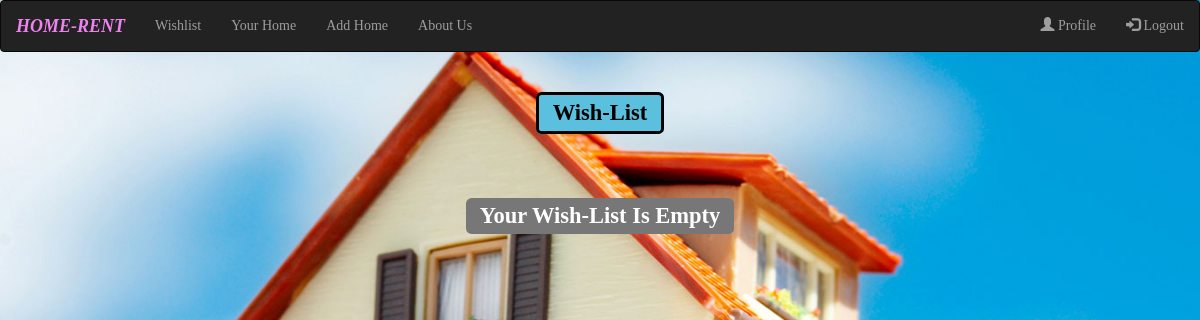
Before: /wishlist/ (signed in) with the older database file.
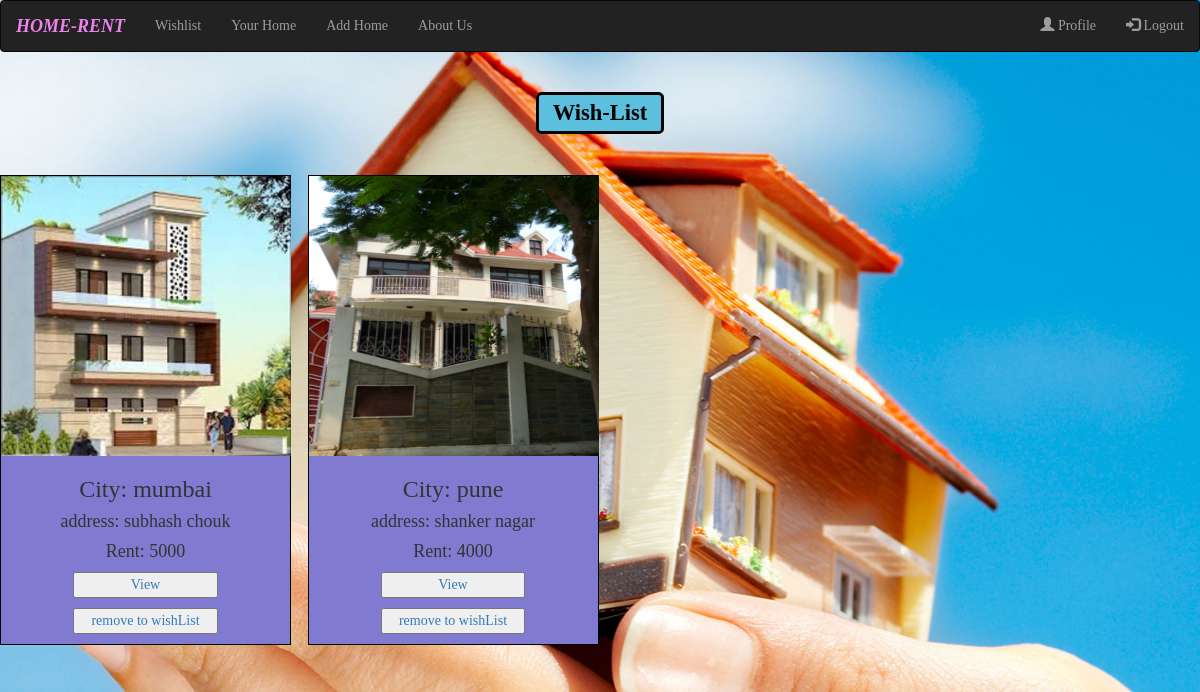
After: the same page with the newer database file.
### homeapp/models.py (models this page shows, shortened)
class Item(models.Model):
    user = models.ForeignKey(User, on_delete=models.CASCADE, related_name="item", null=True)
    city = models.CharField(max_length=50)
    address =models.CharField(max_length=300)
    rent= models.IntegerField(null = True)
    description= models.CharField(max_length=500)
    number=models.IntegerField(null=True)
    picture = models.FileField(blank=True, null=True)
    report =models.IntegerField(default=0)
    status =models.CharField(max_length=50,default="Safe")
    availability = models.CharField(max_length=200, default="Available")

### homeapp/views.py (the view)
# urls.py: path('wishlist/',views.allwishlist,name="allwishlist"),
@login_required
def allwishlist(request):
    extend_user_object = extendedUser.objects.get(belongs_to= request.user)
    return render(request,'wishlist.html',{'extend_user_object':extend_user_object})

### templates/wishlist.html (shortened to what this page needs)
{% extends 'base.html' %}
{% block body %}
<div class="row">
    <h2 style="text-align: center;"><span class="label label-info" style="border-style: solid; color:black">Wish-List</span></h2><br><br>
    {% if extend_user_object.home_list.all %}
    {% for homeobject in extend_user_object.home_list.all %}
    <div class="col-xs-12 col-sm-6 col-md-4 col-lg-3 abc">
        <div class="card" style="text-align: center;">
            {% if homeobject.picture %}
            <img src="{{homeobject.picture.url}}" alt="No Image"
                style=" width:290px; height:280px;background-size:cover;">
            {% endif %}
            <h3>City: {{homeobject.city}}</h3>
            <h4>address: {{homeobject.address}}</h4>
            <b>
                <h4>Rent: {{homeobject.rent}}</h4>
            </b>
            <a href="/{{homeobject.id}}">
                <p><button style="width:50%">View</button></p>
            </a>
            <a href="/removewishlist/{{homeobject.id}}/">
                <p><button style="width:50%">remove to wishList</button></p>
            </a>
        </div>
        <br>
    </div>
    {% endfor %}
    {%else%}
    <h2 style="text-align: center;"><span class="label label-default">Your Wish-List Is Empty</span></h2><br><br>
    {%endif%}
</div>
{% endblock body %}

Changed rows visible on the page:
now on this page (row edited): Item: picture (picture), city "mumbai", address "subhash chouk", rent "5000"
now on this page (row edited): Item: picture (picture), city "pune", address "shanker nagar", rent "4000"
Other visible differences:
text no longer shown: "Your Wish-List Is Empty"
